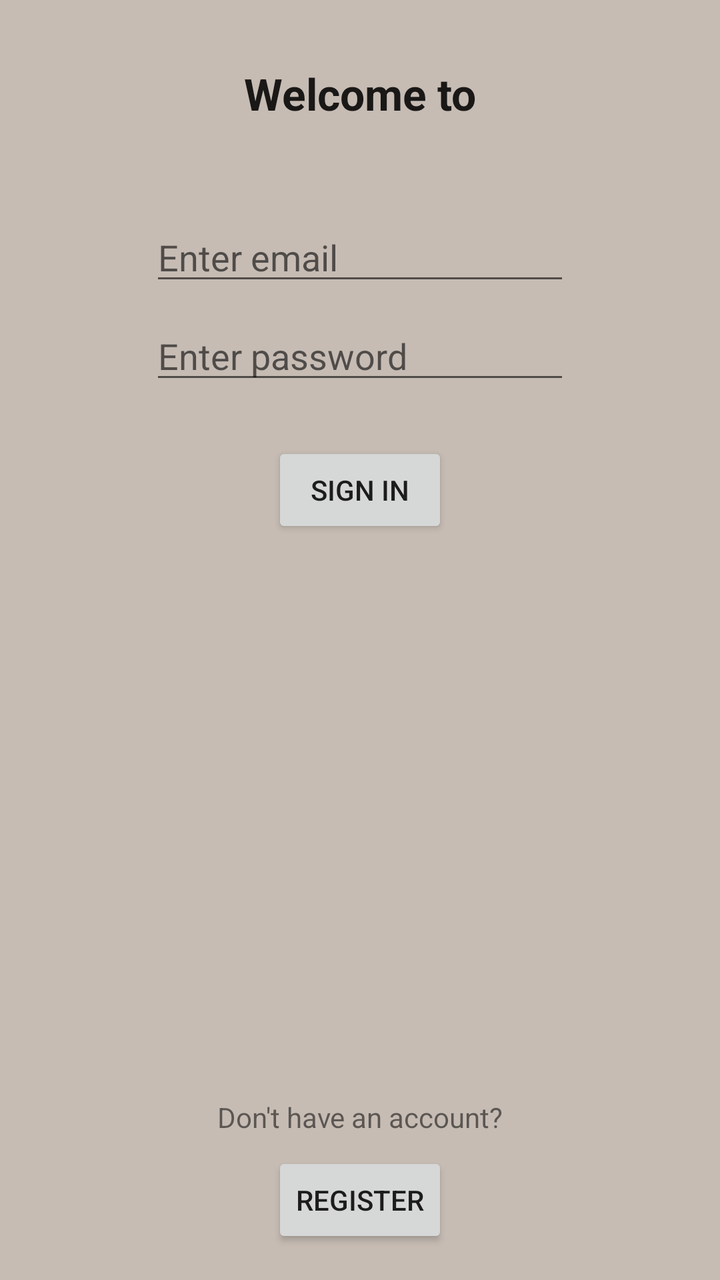
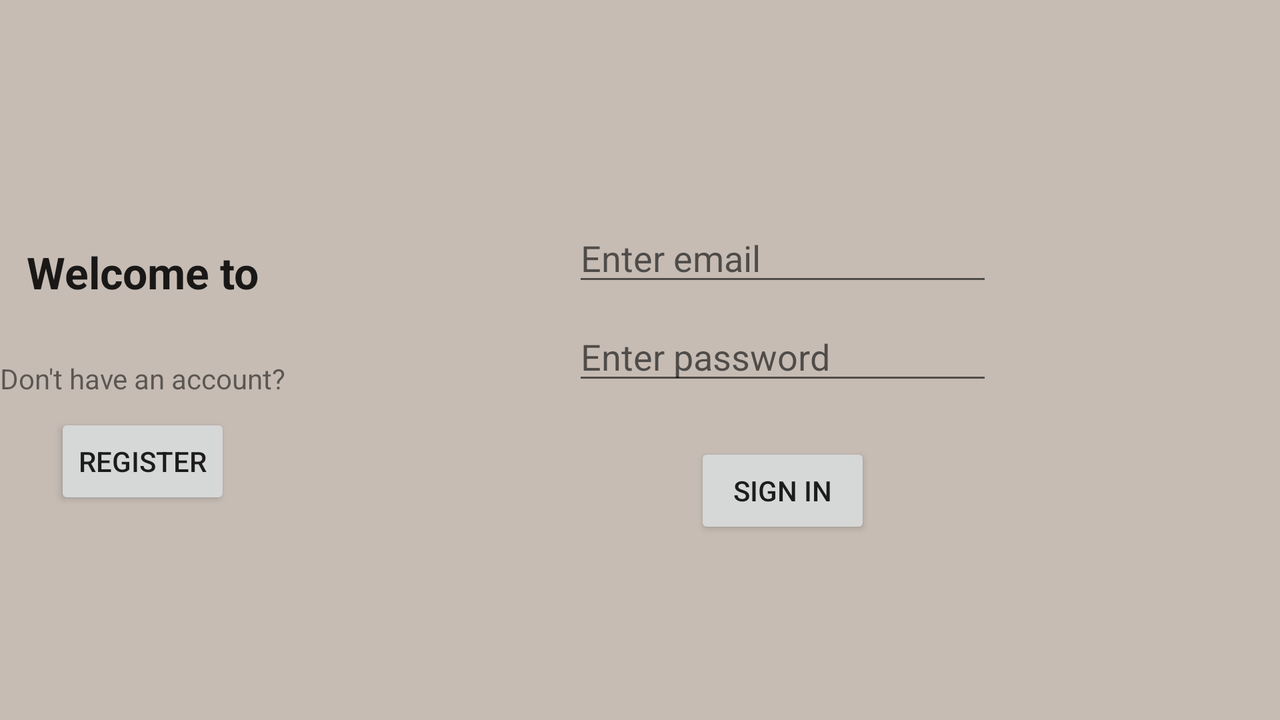

First picture: res/layout/ on a phone held upright. Second picture: the repository's own variant of that layout, on a device whose configuration matches the variant's folder. Source for both follows.
<!-- AndroidManifest.xml: application theme AppTheme -->
<!-- res/layout/fragment_login.xml -->
<?xml version="1.0" encoding="utf-8"?>
<androidx.constraintlayout.widget.ConstraintLayout xmlns:android="http://schemas.android.com/apk/res/android"
  xmlns:app="http://schemas.android.com/apk/res-auto"
  xmlns:tools="http://schemas.android.com/tools"
  android:layout_width="match_parent"
  android:layout_height="match_parent"
  tools:context=".view.LoginFragment">

  <TextView
    android:id="@+id/textView"
    android:layout_width="wrap_content"
    android:layout_height="wrap_content"
    android:layout_marginTop="32dp"
    android:text="@string/welcome_to"
    android:textAppearance="@style/TextAppearance.AppCompat.Large"
    android:textStyle="bold"
    app:layout_constraintLeft_toLeftOf="parent"
    app:layout_constraintRight_toRightOf="parent"
    app:layout_constraintTop_toTopOf="parent" />

  <ImageView
    android:id="@+id/imageView"
    android:layout_width="wrap_content"
    android:layout_height="wrap_content"
    android:layout_marginTop="29dp"
    android:contentDescription="@string/traxy_logo"
    android:scaleType="fitCenter"
    app:layout_constraintEnd_toEndOf="parent"
    app:layout_constraintStart_toStartOf="parent"
    app:layout_constraintTop_toBottomOf="@+id/textView"
    app:srcCompat="@drawable/traxy_logo" />

  <EditText
    android:id="@+id/email"
    android:layout_width="wrap_content"
    android:layout_height="wrap_content"
    android:layout_marginTop="16dp"
    android:ems="10"
    android:hint="@string/enter_email"
    android:inputType="textEmailAddress"
    app:layout_constraintEnd_toEndOf="parent"
    app:layout_constraintStart_toStartOf="parent"
    app:layout_constraintTop_toBottomOf="@+id/imageView" />

  <EditText
    android:id="@+id/password"
    android:layout_width="wrap_content"
    android:layout_height="wrap_content"
    android:layout_marginTop="8dp"
    android:ems="10"
    android:hint="@string/enter_password"
    android:inputType="textPassword"
    app:layout_constraintEnd_toEndOf="parent"
    app:layout_constraintStart_toStartOf="parent"
    app:layout_constraintTop_toBottomOf="@+id/email" />

  <Button
    android:id="@+id/signin"
    android:layout_width="wrap_content"
    android:layout_height="wrap_content"
    android:layout_marginTop="24dp"
    android:text="@string/sign_in"
    app:layout_constraintEnd_toEndOf="parent"
    app:layout_constraintStart_toStartOf="parent"
    app:layout_constraintTop_toBottomOf="@+id/password" />

  <Button
      android:id="@+id/register"
      android:layout_width="wrap_content"
      android:layout_height="wrap_content"
      android:layout_marginBottom="16dp"
      android:text="@string/register"
      app:layout_constraintBottom_toBottomOf="parent"
      app:layout_constraintEnd_toEndOf="parent"
      app:layout_constraintStart_toStartOf="parent" />

  <TextView
      android:id="@+id/textView2"
      android:layout_width="wrap_content"
      android:layout_height="wrap_content"
      android:layout_marginBottom="8dp"
      android:text="@string/no_account"
      app:layout_constraintBottom_toTopOf="@+id/register"
      app:layout_constraintEnd_toEndOf="parent"
      app:layout_constraintStart_toStartOf="parent" />

</androidx.constraintlayout.widget.ConstraintLayout>
<!-- resources referenced by this layout -->
<resources>
  <string name="enter_email">Enter email</string>
  <string name="enter_password">Enter password</string>
  <string name="no_account">Don\'t have an account?</string>
  <string name="register">Register</string>
  <string name="sign_in">Sign In</string>
  <string name="traxy_logo">Traxy Logo</string>
  <string name="welcome_to">Welcome to</string>
  <style name="AppTheme" parent="Theme.AppCompat.Light.DarkActionBar">
          
          <item name="colorPrimary">@color/colorPrimary</item>
          <item name="colorPrimaryDark">@color/colorPrimaryDark</item>
          <item name="colorAccent">@color/colorAccent</item>
          <item name="android:windowBackground">@color/windowBackground</item>
  
      </style>
  <color name="colorPrimary">#005f6b</color>
  <color name="colorPrimaryDark">#002838</color>
  <color name="colorAccent">#efd093</color>
  <color name="windowBackground">#FFC6BCB4</color>
</resources>
<!-- res/layout-land/fragment_login.xml (the repository's variant of the layout above) -->
<!-- drawn on the phone turned sideways -->
<?xml version="1.0" encoding="utf-8"?>
<LinearLayout xmlns:android="http://schemas.android.com/apk/res/android"
  xmlns:app="http://schemas.android.com/apk/res-auto"
  xmlns:tools="http://schemas.android.com/tools"
  android:layout_width="match_parent"
  android:layout_height="match_parent"
    android:orientation="horizontal"
  tools:context=".LoginFragment">

  <LinearLayout
      android:layout_width="wrap_content"
      android:layout_height="match_parent"
      android:gravity="center"

      android:orientation="vertical">

    <TextView
        android:id="@+id/textView"
        android:layout_width="wrap_content"
        android:layout_height="wrap_content"
        android:layout_marginTop="32dp"
        android:text="@string/welcome_to"
        android:textAppearance="@style/TextAppearance.AppCompat.Large"
        android:textStyle="bold"
        app:layout_constraintLeft_toLeftOf="parent"
        app:layout_constraintRight_toRightOf="parent"
        app:layout_constraintTop_toTopOf="parent" />

    <ImageView
        android:id="@+id/imageView"
        android:layout_width="wrap_content"
        android:layout_height="wrap_content"
        android:layout_marginTop="29dp"
        android:contentDescription="@string/traxy_logo"
        android:scaleType="fitCenter"
        app:layout_constraintEnd_toEndOf="parent"
        app:layout_constraintStart_toStartOf="parent"
        app:layout_constraintTop_toBottomOf="@+id/textView"
        app:srcCompat="@drawable/traxy_logo" />

    <TextView
        android:id="@+id/textView2"
        android:layout_width="wrap_content"
        android:layout_height="wrap_content"
        android:layout_marginBottom="8dp"
        android:text="@string/no_account"
        app:layout_constraintBottom_toTopOf="@+id/register"
        app:layout_constraintEnd_toEndOf="parent"
        app:layout_constraintStart_toStartOf="parent" />

    <Button
        android:id="@+id/register"
        android:layout_width="wrap_content"
        android:layout_height="wrap_content"
        android:layout_marginBottom="16dp"
        android:text="@string/register"
        app:layout_constraintBottom_toBottomOf="parent"
        app:layout_constraintEnd_toEndOf="parent"
        app:layout_constraintStart_toStartOf="parent" />
  </LinearLayout>

  <LinearLayout
      android:layout_width="0dp"
      android:layout_height="match_parent"
      android:layout_weight="1"
      android:gravity="center"
      android:orientation="vertical">

    <EditText
        android:id="@+id/email"
        android:layout_width="wrap_content"
        android:layout_height="wrap_content"
        android:layout_marginTop="16dp"
        android:ems="10"
        android:hint="@string/enter_email"
        android:inputType="textEmailAddress"
        app:layout_constraintEnd_toEndOf="parent"
        app:layout_constraintStart_toStartOf="parent"
        app:layout_constraintTop_toBottomOf="@+id/imageView" />

    <EditText
        android:id="@+id/password"
        android:layout_width="wrap_content"
        android:layout_height="wrap_content"
        android:layout_marginTop="8dp"
        android:ems="10"
        android:hint="@string/enter_password"
        android:inputType="textPassword"
        app:layout_constraintEnd_toEndOf="parent"
        app:layout_constraintStart_toStartOf="parent"
        app:layout_constraintTop_toBottomOf="@+id/email" />

    <Button
        android:id="@+id/signin"
        android:layout_width="wrap_content"
        android:layout_height="wrap_content"
        android:layout_marginTop="24dp"
        android:text="@string/sign_in"
        app:layout_constraintEnd_toEndOf="parent"
        app:layout_constraintStart_toStartOf="parent"
        app:layout_constraintTop_toBottomOf="@+id/password" />
  </LinearLayout>

</LinearLayout>
